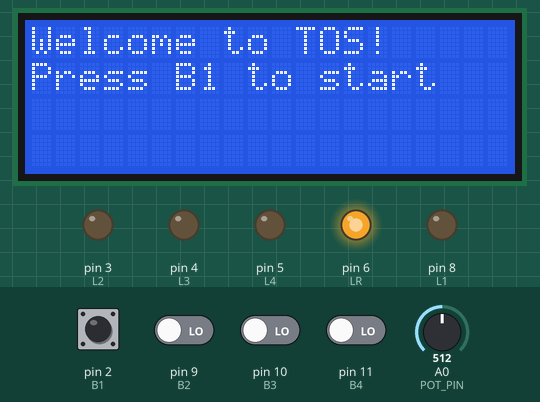
Simulated run of this sketch. Board: Arduino Uno, built with avr-gcc and run on an emulated ATmega328P. Parts: 20×4 character LCD, output pins drawn as LEDs (lit = HIGH). Inputs (shaded band) come from the test bench; at power-on: pin 2 (B1), pin 9 (B2), pin 10 (B3), pin 11 (B4) LOW, A0 (POT_PIN) = 512. Random numbers use the default seed unless the sketch sets one.

Above: at 1.2 s.
1.3 s: pin 2 (B1) pulsed HIGH 2 times (0.12 s each, 0.3 s apart)
At 3.0 s:
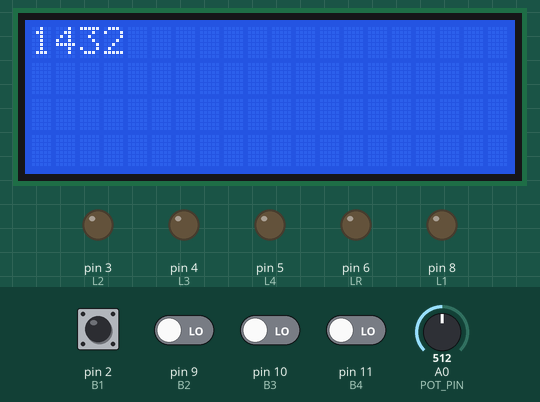
4.1 s: pin 2 (B1) driven HIGH
At 4.8 s:
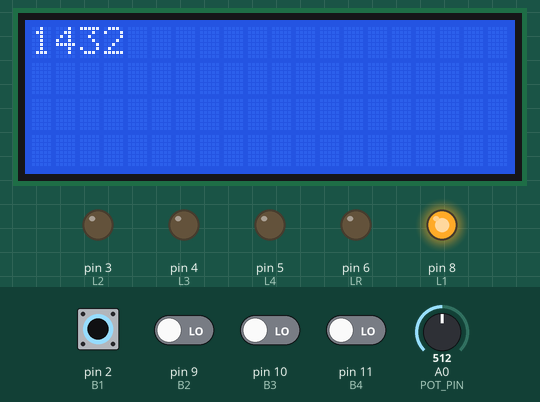
5.6 s: pin 9 (B2) driven HIGH
At 5.9 s:
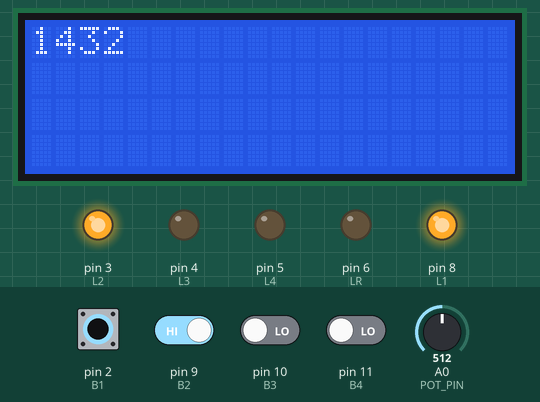
7.1 s: pin 10 (B3) driven HIGH
At 8.2 s:
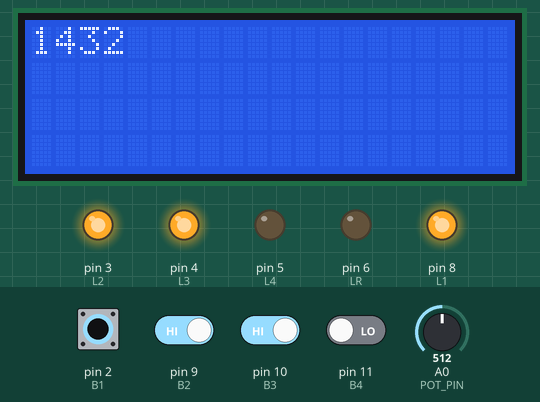
8.6 s: pin 11 (B4) driven HIGH
At 11.7 s:
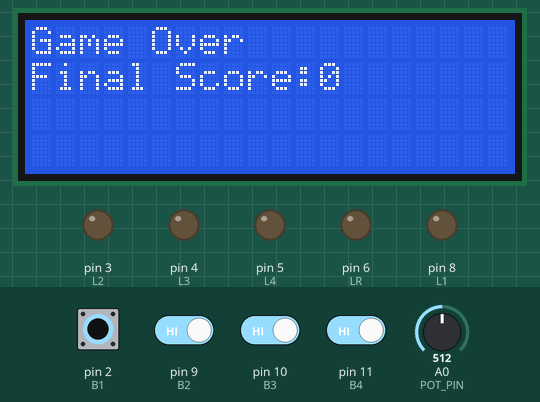
Timing chart, 0 to 24.5 s (numbered marks = the images above; inputs shaded):
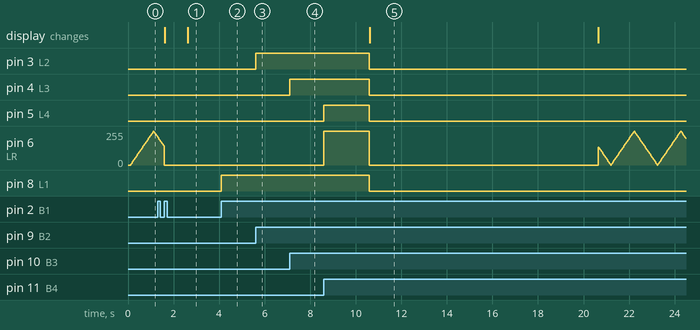

The sketch:

src.ino
```cpp
#include <util/atomic.h>
#include "game.h"
#include "hw.h"

void setup() {
    initHardware();
    gameInit();
}

void loop() {
  gameLoop();
}
```

game.cpp
```cpp
#include "game.h"
#include "hw.h"
#include <Arduino.h>
#include <TimerOne.h>

#define INITIAL_TIME 10000
#define TIME_TO_WAIT_START_BEFORE_SLEEP 10000

// Definitions for globals declared as extern in game.h
GameState state = STATE_INIT;
unsigned long int T1;
unsigned long int F;
int score;
int roundNum;


/*sequence to be reproduced*/
uint8_t currentSequence[4];
/*user's try*/
uint8_t trySequence[4];
uint8_t seqIndex;
unsigned long initialTime;
unsigned long currentRoundTime;


/*Reset the score*/
static void resetScore() {
    score = 0;
}

/*increase the score*/
static void increaseScore() {
    score += 1;
}

/*Reset the sequence index*/
static void resetSequenceIndex() {
    seqIndex = 0;
}

/*Update round's number*/
static void updateRound() {
    roundNum += 1;
}

static void decreaseTime() {
    T1 = T1 - F;
}


void changeStateToStart() {
    if(state == STATE_WAIT_START || state == STATE_SLEEP) {
        state = STATE_START;
    }
}

void changeStateToSleepMode(){
    if(state == STATE_WAIT_START) {
        state = STATE_SLEEP;
    }
}

static void verifyTimeToSleep() {
    if(millis() - initialTime >= TIME_TO_WAIT_START_BEFORE_SLEEP) {
        changeStateToSleepMode();
    }
}

/*set difficulty*/
//da capire perche il potenziometro legge solamente due valori
static void setDifficulty() {
    int difficulty = readPOT();
    int level = map(difficulty, 0, 1023, 0, 4);
    switch (level) {
        case 0:
            F = 100;
            break;
        case 1:
            F = 200;
            break;
        case 2:
            F = 300;
            break;
        case 3:
            F = 500;
            break;
        default:
            F = 0;
            break;
    }
}

static bool SequenceAreEqual() {
    uint8_t i;
    for(i = 0; i < 4; i++) {
        if(currentSequence[i] != trySequence[i]) {
            return false;
        }
    }
    return true;
}

static void initSequence() {
	randomSeed(analogRead(A1));  //inizializzo il generatore di numeri casuali
	int i = 0;
  	while (i < 4) {
    	int r = random(1, 5); // 1..4 (5 escluso)
    // controlla se r è già presente tra gli elementi 0..i-1
    	bool exists = false;
    	for (int j = 0; j < i; j++) {
      		if (currentSequence[j] == r) { exists = true; break; }
    	}
    	if (!exists) {
      	currentSequence[i] = r;
      	i++;
    }
    // se exists==true, viene tentato un nuovo r
  }
}

static void putButton1InInitialMode() {
    enableStartButtonInterrupt();
}

static void enableInterruptsForSequence() {
    attachAllInterruptsForSequence();
}

void pushFirstButtonToSequence() {
	if(state == STATE_WAIT_INPUT && seqIndex < 4) {
        uint8_t buttonPressed = 1;
		trySequence[seqIndex] = buttonPressed;
        ledOn(buttonPressed);
		seqIndex++;
	}
}

void pushSecondButtonToSequence() {
	if(state == STATE_WAIT_INPUT && seqIndex < 4) {
        uint8_t buttonPressed = 2;
		trySequence[seqIndex] = buttonPressed;
        ledOn(buttonPressed);
		seqIndex++;
	}
}

void pushThirdButtonToSequence() {
	if(state == STATE_WAIT_INPUT && seqIndex < 4) {
        uint8_t buttonPressed = 3;
		trySequence[seqIndex] = buttonPressed;
        ledOn(buttonPressed);
		seqIndex++;
	}
}
void pushFourthButtonToSequence() {
    if(state == STATE_WAIT_INPUT && seqIndex < 4) {
        uint8_t buttonPressed = 4;
        trySequence[seqIndex] = buttonPressed;
        ledOn(buttonPressed);
        seqIndex++;
    }
}

/*after the initialization, the system go in WAIT_START mode*/
static void handlerInit() {
    /*inizializzo il valore del tempo iniziale*/
    T1 = INITIAL_TIME;
    setDifficulty();
    showLCDInitialMessage();
    state = STATE_WAIT_START;
    initialTime = millis();
}

/* If the B1 button is not pressed within 10 seconds, the system must go into deep sleeping. If the B1 button is pressed within 10s, the game starts*/
static void handlerWaitStart() {
    startFading();
    putButton1InInitialMode();
    //da chiedere
    verifyTimeToSleep();
}

/*If the system is in sleep mode, it must wake up and go into START mode*/
static void handlerSleep() {
    sleepUntilB1();
}

/*All leds are turno off, LCD displays the message "Go!" and the score is set to 0*/
static void handlerStart() {
    ledsOff();
    showLCDStartMessage();
    delay(1000);
    resetScore();
    state = STATE_PLAY_ROUND;
    Timer1.detachInterrupt();
}

/**/
void handlerPlayRound() {
    resetSequenceIndex();
    ledsOff();
    updateRound();
    initSequence();
    showLCDSequenceMessage(currentSequence);
    currentRoundTime = millis();
    disableInterruptsForSequence();
    state = STATE_WAIT_INPUT;
}

void handlerWaitInput() {
    enableInterruptsForSequence();
    if(millis() - currentRoundTime >= T1) {
        state = STATE_GAME_OVER;
    } else {
        if(seqIndex == 4) {
            if(SequenceAreEqual())  {
                state = STATE_PASSED_ROUND;
            } else {
                state = STATE_GAME_OVER;
        }
    }
    }
}

/*increase the score and display it on the LCD. New roung begin and try time decreases */
static void handlerPassedRound() {
    increaseScore();
    showLCDScoreMessage(score);
    delay(3000);
    decreaseTime();
    state = STATE_PLAY_ROUND;
}

/*Turno on red led for 2 seconds and display the message "Game Over - Final Score XXX"*/
static void handlerGameOv() {
    disableInterruptsForSequence();
    ledOn(LR);
    delay(2000);
    ledOff(LR);
    ledsOff();
    showLCDGameOverMessage(score);
    delay(10000);
    state = STATE_INIT;
}


void gameInit() {
	/*set initial index of the sequence*/
	seqIndex = 0;
    /*inizializzo lo stato del gioco*/
    state = STATE_INIT;
    /*inizializzo il valore del round*/
    roundNum = 0;
    /*inizializzo il punteggio*/
    score = 0;
}

void gameLoop() {
    switch (state) {
        case STATE_INIT: handlerInit(); break;
        case STATE_WAIT_START: handlerWaitStart(); break;
        case STATE_SLEEP: handlerSleep(); break;
        case STATE_START: handlerStart(); break;
        case STATE_PLAY_ROUND: handlerPlayRound(); break;
        case STATE_WAIT_INPUT: handlerWaitInput(); break;
        case STATE_PASSED_ROUND: handlerPassedRound(); break;
        case STATE_GAME_OVER: handlerGameOv(); break;}
}
```

game.h
```cpp
#ifndef GAME_H
#define GAME_H

//#include <Arduino.h>
#include <LiquidCrystal_I2C.h>

typedef enum {
  STATE_INIT,
  STATE_WAIT_START,
  STATE_SLEEP,
  STATE_START,
  STATE_PLAY_ROUND,
  STATE_WAIT_INPUT,
  STATE_PASSED_ROUND,
  STATE_GAME_OVER
} GameState;

extern unsigned long int T1;
extern unsigned long int F;
extern GameState state;
extern int score;
extern int roundNum;

/*Notify the system to change state to START*/
void changeStateToStart();

/*Notify the system to change state to SLEEP*/
void changeStateToSleepMode();

/*update current sequence*/
void pushFirstButtonToSequence();
void pushSecondButtonToSequence();
void pushThirdButtonToSequence();
void pushFourthButtonToSequence();

/*inizializzo le variabili di gioco*/
void gameInit();

void gameLoop();

#endif
```

hw.cpp
```cpp
#include <Arduino.h>
#include <avr/sleep.h>
#include <EnableInterrupt.h>
#include "hw.h"
#include <LiquidCrystal_I2C.h>
#include <TimerOne.h>


// define lcd instance (declared extern in hw.h)
LiquidCrystal_I2C lcd = LiquidCrystal_I2C(0x27,20,4);

unsigned int fadeValue = 5;
unsigned int currIntensity = 0;


void initHardware() {
    //inizializzazione bottoni
    pinMode(B1, INPUT);
    pinMode(B2, INPUT);
    pinMode(B3, INPUT);
    pinMode(B4, INPUT);

    //inizializzazione led verdi
    pinMode(L1, OUTPUT);
    pinMode(L2, OUTPUT);
    pinMode(L3, OUTPUT);
    pinMode(L4, OUTPUT);

    //inizializzazione led rosso
    pinMode(LR, OUTPUT);

    //inzializing lcd
    lcd.init();
    lcd.backlight();
}

/*POTENZIOMETER SECTION*/
int readPOT() {
    return analogRead(POT_PIN);
}

/*BUTTONS SECTION*/
void notifyStartButtonPressed() {
    changeStateToStart();
}

void enableStartButtonInterrupt() {
    disableInterrupt(B1);
	enableInterrupt(B1, notifyStartButtonPressed, RISING);
}

// verifyTimeToSleep() removed: use millis() check in game's handlerWaitStart
void verifyTimeToSleep() {
    Timer1.initialize(10000000);
    Timer1.attachInterrupt(changeStateToSleepMode);
}

/*Wake up the system from sleep mode*/
static void wakeUp() {}

void sleepUntilB1() {
    set_sleep_mode(SLEEP_MODE_PWR_DOWN);
    sleep_enable();
    sleep_mode();
    sleep_disable();
}

/*Notify wich button was pressed during the round in order to be inserted into the sequence*/
void notifyPressedButton1ForSequence() {
	pushFirstButtonToSequence();
}

void notifyPressedButton2ForSequence() {
	pushSecondButtonToSequence();
}

void notifyPressedButton3ForSequence() {
	pushThirdButtonToSequence();
}

void notifyPressedButton4ForSequence() {
	pushFourthButtonToSequence();
}

void attachAllInterruptsForSequence() {
    enableInterrupt(B1,notifyPressedButton1ForSequence,RISING);
	enableInterrupt(B2,notifyPressedButton2ForSequence,RISING);
	enableInterrupt(B3,notifyPressedButton3ForSequence,RISING);
	enableInterrupt(B4,notifyPressedButton4ForSequence,RISING);
}

void disableInterruptsForSequence() {
    disableInterrupt(B1);
    disableInterrupt(B2);
    disableInterrupt(B3);
    disableInterrupt(B4);
}

/*LEDS SECTION*/
void ledsOff() {
    digitalWrite(L1, LOW);
    digitalWrite(L2, LOW);
    digitalWrite(L3, LOW);
    digitalWrite(L4, LOW);
    digitalWrite(LR, LOW);
}

void ledOn(int idx) {
    digitalWrite(CURRISPONDENT_LED(idx), HIGH);
}

void ledOff(int idx) {
    digitalWrite(CURRISPONDENT_LED(idx), LOW);
}

void startFading() {
    analogWrite(LR, currIntensity);
    currIntensity = currIntensity + fadeValue;
    if (currIntensity == 0 || currIntensity == 255) {
        fadeValue = -fadeValue;
    }
    delay(20);
}

void stopFading() {
    fadeValue= 0;
}

/*LCD SECTION*/
void showLCDInitialMessage() {
    lcd.setCursor(0,0);
    lcd.print("Welcome to TOS!");
    lcd.setCursor(0, 1);
    lcd.print("Press B1 to start");
}

void showLCDStartMessage(){
    lcd.clear();
    lcd.setCursor(0,0);
    lcd.print("Go");
}

void showLCDSequenceMessage(uint8_t* seq){
    lcd.clear();
    lcd.setCursor(0,0);
    for (int i = 0; i < 4; i++) {
        lcd.print(seq[i]);
    }
}


void showLCDScoreMessage(int score){
    lcd.setCursor(0,0);
    lcd.print("GOOD! Score ");
    lcd.print(score);
}

void showLCDGameOverMessage(int score){
    lcd.setCursor(0,0);
    lcd.print("Game Over");
    lcd.setCursor(0,1);
    lcd.print("Final Score:");
    lcd.print(score);
}
```

hw.h
```cpp
#ifndef HW_H
#define HW_H

#include "game.h"
#include <LiquidCrystal_I2C.h>
#include <avr/sleep.h>

//definizione dei pin corrispondenti ai bottoni
#define B1 2
#define B2 9
#define B3 10
#define B4 11

//definizione dei pin corrispondente ai led VERDI
#define L1 8
#define L2 3
#define L3 4
#define L4 5

//definizione del pin corrispondente al pin rosso
#define LR 6

/*definizione del pin corrispondente al potenziometro*/
#define POT_PIN A0

#define CURRISPONDENT_LED(button) ((button) == 1 ? L1 : (button) == 2 ? L2 : (button) == 3 ? L3 :  (button) == 4 ? L4 : LR)

/*lcd monitor definition (defined in hw.cpp)
	define as extern here to avoid multiple definitions */
extern LiquidCrystal_I2C lcd;

/*initialization of harware component*/
void initHardware();

/*read Pot value*/
int readPOT();

/*read which button is pressed. Return 0 if no button is pressed or 1,2,3,4 if button 1,2,3,4 is pressed respectively*/
int readButton();

/*enable interrupts for buttons b1 to start game*/
void enableStartButtonInterrupt();

/*disabled actual interrupt of B1 and enable sleepInterrupt */
void sleepUntilB1();

void attachAllInterruptsForSequence();

/*disable all interrupts for sequence*/
void disableInterruptsForSequence();

/*put off all leds*/
void ledsOff();

/*turn on led idx*/
void ledOn(int idx);

/*turn off led idx*/
void ledOff(int idx);

/*avoid LR to start the fading*/
void startFading();

/*stop the fading of LR*/
void stopFading();

/*show initial message on LCD: "Welcome to TOS! Press B1 to start"*/
void showLCDInitialMessage();

/*show start message on LCD: "Go"*/
void showLCDStartMessage();

/*show sequence message on LCD: "XYWZ"*/
void showLCDSequenceMessage(uint8_t* seq);

/*show passed round message on LCD: "Good! Score XXX"*/
void showLCDScoreMessage(int score);

/*display the message "Game Over - Final Score XXX" for 10 seconds*/
void showLCDGameOverMessage(int score);

#endif
```

Measured:
- after the input at 1.3 s, the display: first changes after 0.31 s (image 1 shows a later state)
- after the input at 4.1 s, pin 8 (L1): LOW → HIGH at once
- after the input at 5.6 s, pin 3 (L2): LOW → HIGH at once
- after the input at 7.1 s, pin 4 (L3): LOW → HIGH at once
- after the input at 8.6 s, pin 5 (L4): LOW → HIGH at once, → LOW 2.0 s later
